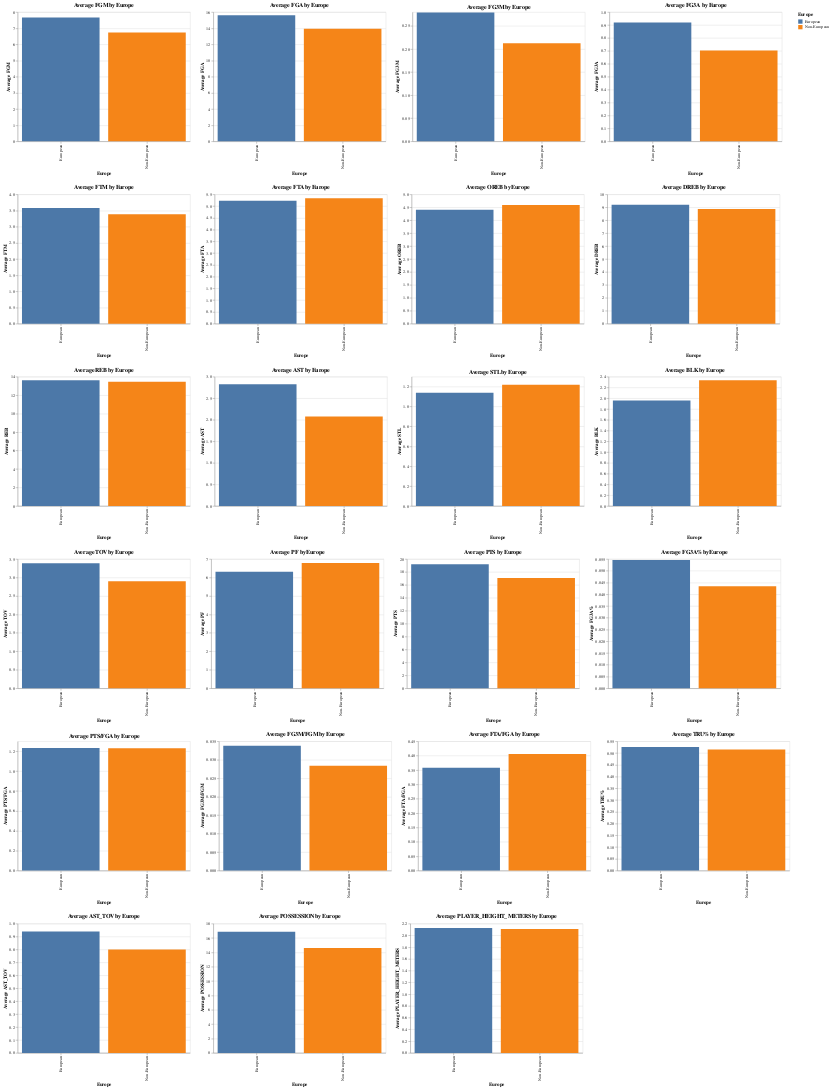

The notebook cell this image was saved under:
### Code cell
import altair as alt
import pandas as pd
import altair_saver


# Annahme: Sie haben zwei DataFrames: data_per_min_europe_regular und data_per_min_usa_regular

# Fügen Sie eine neue Spalte hinzu, um anzuzeigen, ob der Spieler Europäer ist oder nicht
europe_C_regular['Europe'] = 'European'
non_europe_C_regular['Europe'] = 'Non-European'

# Kombinieren Sie die beiden DataFrames
combined_df = pd.concat([europe_C_regular, non_europe_C_regular])

# Liste der Metriken, die geplottet werden sollen
metrics = ['FGM', 'FGA', 'FG3M', 'FG3A', 'FTM', 'FTA', 
           'OREB', 'DREB', 'REB', 'AST', 'STL', 'BLK', 'TOV', 
           'PF', 'PTS', 'FG3A%', 'PTS/FGA', 'FG3M/FGM', 'FTA/FGA', 
           'TRU%', 'AST_TOV', 'POSSESSION', 'PLAYER_HEIGHT_METERS']

# Liste zum Speichern der Diagramme
charts = []

# Einen Bruchteil des kombinierten DataFrame auswählen
sampled_df = combined_df.sample(frac=0.5)  # Passen Sie den Bruchteil bei Bedarf an

# Für jede Metrik ein gruppiertes Balkendiagramm erstellen und die Diagramme in eine Liste speichern
for metric in metrics:
    chart = alt.Chart(sampled_df).mark_bar().encode(
        x=alt.X('Europe:N', title='Europe'),
        y=alt.Y(f'mean({metric}):Q', title=f'Average {metric}'),
        color=alt.Color('Europe:N', legend=alt.Legend(title='Europe'))
    ).properties(
        title=f'Average {metric} by Europe',
        width=400,
        height=300
    )
    charts.append(chart)

# Diagramme in sechs Zeilen stapeln
alt_row = alt.vconcat(*[alt.hconcat(*charts[i:i+4]) for i in range(0, len(charts), 4)])

# Die Diagramme anzeigen
alt_row

### Figure 1 — Vega-Lite specification as saved in the notebook (floating-point values rounded to 4 significant figures; data arrays with more than 128 entries replaced by an {"elided": "..."} marker saying what was removed)
{"config": {"view": {"continuousWidth": 300, "continuousHeight": 300}}, "vconcat": [{"hconcat": [{"mark": {"type": "bar"}, "encoding": {"color": {"field": "Europe", "legend": {"title": "Europe"}, "type": "nominal"}, "x": {"field": "Europe", "title": "Europe", "type": "nominal"}, "y": {"aggregate": "mean", "field": "FGM", "title": "Average FGM", "type": "quantitative"}}, "height": 300, "title": "Average FGM by Europe", "width": 400}, {"mark": {"type": "bar"}, "encoding": {"color": {"field": "Europe", "legend": {"title": "Europe"}, "type": "nominal"}, "x": {"field": "Europe", "title": "Europe", "type": "nominal"}, "y": {"aggregate": "mean", "field": "FGA", "title": "Average FGA", "type": "quantitative"}}, "height": 300, "title": "Average FGA by Europe", "width": 400}, {"mark": {"type": "bar"}, "encoding": {"color": {"field": "Europe", "legend": {"title": "Europe"}, "type": "nominal"}, "x": {"field": "Europe", "title": "Europe", "type": "nominal"}, "y": {"aggregate": "mean", "field": "FG3M", "title": "Average FG3M", "type": "quantitative"}}, "height": 300, "title": "Average FG3M by Europe", "width": 400}, {"mark": {"type": "bar"}, "encoding": {"color": {"field": "Europe", "legend": {"title": "Europe"}, "type": "nominal"}, "x": {"field": "Europe", "title": "Europe", "type": "nominal"}, "y": {"aggregate": "mean", "field": "FG3A", "title": "Average FG3A", "type": "quantitative"}}, "height": 300, "title": "Average FG3A by Europe", "width": 400}]}, {"hconcat": [{"mark": {"type": "bar"}, "encoding": {"color": {"field": "Europe", "legend": {"title": "Europe"}, "type": "nominal"}, "x": {"field": "Europe", "title": "Europe", "type": "nominal"}, "y": {"aggregate": "mean", "field": "FTM", "title": "Average FTM", "type": "quantitative"}}, "height": 300, "title": "Average FTM by Europe", "width": 400}, {"mark": {"type": "bar"}, "encoding": {"color": {"field": "Europe", "legend": {"title": "Europe"}, "type": "nominal"}, "x": {"field": "Europe", "title": "Europe", "type": "nominal"}, "y": {"aggregate": "mean", "field": "FTA", "title": "Average FTA", "type": "quantitative"}}, "height": 300, "title": "Average FTA by Europe", "width": 400}, {"mark": {"type": "bar"}, "encoding": {"color": {"field": "Europe", "legend": {"title": "Europe"}, "type": "nominal"}, "x": {"field": "Europe", "title": "Europe", "type": "nominal"}, "y": {"aggregate": "mean", "field": "OREB", "title": "Average OREB", "type": "quantitative"}}, "height": 300, "title": "Average OREB by Europe", "width": 400}, {"mark": {"type": "bar"}, "encoding": {"color": {"field": "Europe", "legend": {"title": "Europe"}, "type": "nominal"}, "x": {"field": "Europe", "title": "Europe", "type": "nominal"}, "y": {"aggregate": "mean", "field": "DREB", "title": "Average DREB", "type": "quantitative"}}, "height": 300, "title": "Average DREB by Europe", "width": 400}]}, {"hconcat": [{"mark": {"type": "bar"}, "encoding": {"color": {"field": "Europe", "legend": {"title": "Europe"}, "type": "nominal"}, "x": {"field": "Europe", "title": "Europe", "type": "nominal"}, "y": {"aggregate": "mean", "field": "REB", "title": "Average REB", "type": "quantitative"}}, "height": 300, "title": "Average REB by Europe", "width": 400}, {"mark": {"type": "bar"}, "encoding": {"color": {"field": "Europe", "legend": {"title": "Europe"}, "type": "nominal"}, "x": {"field": "Europe", "title": "Europe", "type": "nominal"}, "y": {"aggregate": "mean", "field": "AST", "title": "Average AST", "type": "quantitative"}}, "height": 300, "title": "Average AST by Europe", "width": 400}, {"mark": {"type": "bar"}, "encoding": {"color": {"field": "Europe", "legend": {"title": "Europe"}, "type": "nominal"}, "x": {"field": "Europe", "title": "Europe", "type": "nominal"}, "y": {"aggregate": "mean", "field": "STL", "title": "Average STL", "type": "quantitative"}}, "height": 300, "title": "Average STL by Europe", "width": 400}, {"mark": {"type": "bar"}, "encoding": {"color": {"field": "Europe", "legend": {"title": "Europe"}, "type": "nominal"}, "x": {"field": "Europe", "title": "Europe", "type": "nominal"}, "y": {"aggregate": "mean", "field": "BLK", "title": "Average BLK", "type": "quantitative"}}, "height": 300, "title": "Average BLK by Europe", "width": 400}]}, {"hconcat": [{"mark": {"type": "bar"}, "encoding": {"color": {"field": "Europe", "legend": {"title": "Europe"}, "type": "nominal"}, "x": {"field": "Europe", "title": "Europe", "type": "nominal"}, "y": {"aggregate": "mean", "field": "TOV", "title": "Average TOV", "type": "quantitative"}}, "height": 300, "title": "Average TOV by Europe", "width": 400}, {"mark": {"type": "bar"}, "encoding": {"color": {"field": "Europe", "legend": {"title": "Europe"}, "type": "nominal"}, "x": {"field": "Europe", "title": "Europe", "type": "nominal"}, "y": {"aggregate": "mean", "field": "PF", "title": "Average PF", "type": "quantitative"}}, "height": 300, "title": "Average PF by Europe", "width": 400}, {"mark": {"type": "bar"}, "encoding": {"color": {"field": "Europe", "legend": {"title": "Europe"}, "type": "nominal"}, "x": {"field": "Europe", "title": "Europe", "type": "nominal"}, "y": {"aggregate": "mean", "field": "PTS", "title": "Average PTS", "type": "quantitative"}}, "height": 300, "title": "Average PTS by Europe", "width": 400}, {"mark": {"type": "bar"}, "encoding": {"color": {"field": "Europe", "legend": {"title": "Europe"}, "type": "nominal"}, "x": {"field": "Europe", "title": "Europe", "type": "nominal"}, "y": {"aggregate": "mean", "field": "FG3A%", "title": "Average FG3A%", "type": "quantitative"}}, "height": 300, "title": "Average FG3A% by Europe", "width": 400}]}, {"hconcat": [{"mark": {"type": "bar"}, "encoding": {"color": {"field": "Europe", "legend": {"title": "Europe"}, "type": "nominal"}, "x": {"field": "Europe", "title": "Europe", "type": "nominal"}, "y": {"aggregate": "mean", "field": "PTS/FGA", "title": "Average PTS/FGA", "type": "quantitative"}}, "height": 300, "title": "Average PTS/FGA by Europe", "width": 400}, {"mark": {"type": "bar"}, "encoding": {"color": {"field": "Europe", "legend": {"title": "Europe"}, "type": "nominal"}, "x": {"field": "Europe", "title": "Europe", "type": "nominal"}, "y": {"aggregate": "mean", "field": "FG3M/FGM", "title": "Average FG3M/FGM", "type": "quantitative"}}, "height": 300, "title": "Average FG3M/FGM by Europe", "width": 400}, {"mark": {"type": "bar"}, "encoding": {"color": {"field": "Europe", "legend": {"title": "Europe"}, "type": "nominal"}, "x": {"field": "Europe", "title": "Europe", "type": "nominal"}, "y": {"aggregate": "mean", "field": "FTA/FGA", "title": "Average FTA/FGA", "type": "quantitative"}}, "height": 300, "title": "Average FTA/FGA by Europe", "width": 400}, {"mark": {"type": "bar"}, "encoding": {"color": {"field": "Europe", "legend": {"title": "Europe"}, "type": "nominal"}, "x": {"field": "Europe", "title": "Europe", "type": "nominal"}, "y": {"aggregate": "mean", "field": "TRU%", "title": "Average TRU%", "type": "quantitative"}}, "height": 300, "title": "Average TRU% by Europe", "width": 400}]}, {"hconcat": [{"mark": {"type": "bar"}, "encoding": {"color": {"field": "Europe", "legend": {"title": "Europe"}, "type": "nominal"}, "x": {"field": "Europe", "title": "Europe", "type": "nominal"}, "y": {"aggregate": "mean", "field": "AST_TOV", "title": "Average AST_TOV", "type": "quantitative"}}, "height": 300, "title": "Average AST_TOV by Europe", "width": 400}, {"mark": {"type": "bar"}, "encoding": {"color": {"field": "Europe", "legend": {"title": "Europe"}, "type": "nominal"}, "x": {"field": "Europe", "title": "Europe", "type": "nominal"}, "y": {"aggregate": "mean", "field": "POSSESSION", "title": "Average POSSESSION", "type": "quantitative"}}, "height": 300, "title": "Average POSSESSION by Europe", "width": 400}, {"mark": {"type": "bar"}, "encoding": {"color": {"field": "Europe", "legend": {"title": "Europe"}, "type": "nominal"}, "x": {"field": "Europe", "title": "Europe", "type": "nominal"}, "y": {"aggregate": "mean", "field": "PLAYER_HEIGHT_METERS", "title": "Average PLAYER_HEIGHT_METERS", "type": "quantitative"}}, "height": 300, "title": "Average PLAYER_HEIGHT_METERS by Europe", "width": 400}]}], "data": {"name": "data-b8ec58fa885d43000168cfc99b39c655"}, "$schema": "https://vega.github.io/schema/vega-lite/v5.8.0.json", "datasets": {"data-b8ec58fa885d43000168cfc99b39c655": {"elided": "1159 records"}}}
